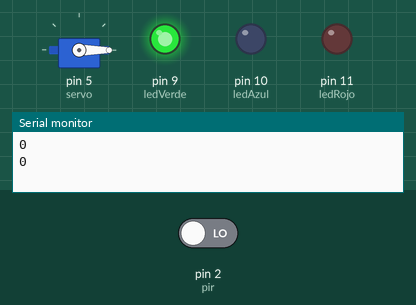
This sketch was run on a simulated Arduino Uno, built with avr-gcc and run on an emulated ATmega328P. Parts: servo, output pins drawn as LEDs (lit = HIGH), the last lines printed to the serial monitor. The test bench sets the inputs (shaded band); at power-on: pin 2 (pir) LOW.

Above: at 12.8 s.
12.9 s: pin 2 (pir) driven HIGH
At 24.5 s:
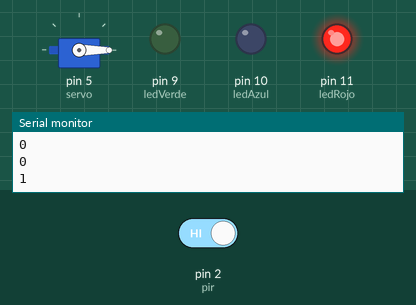
24.8 s: pin 2 (pir) driven LOW
At 27.2 s:
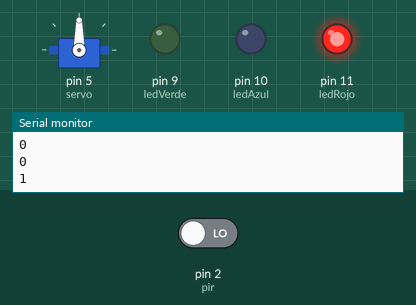
At 33.0 s:
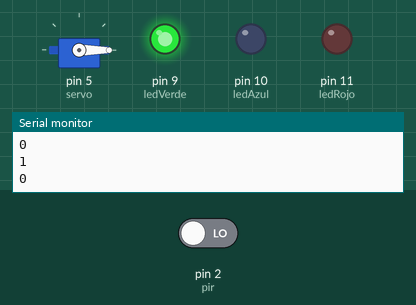
Timing chart, 0 to 34.5 s (numbered marks = the images above; inputs shaded):
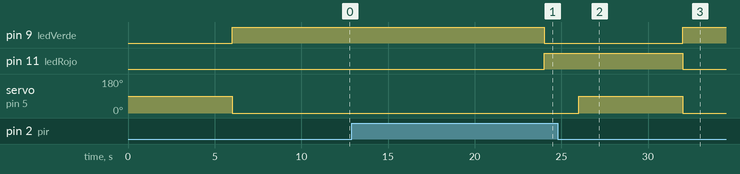

The sketch:

Efimero.ino
```cpp
#include <Servo.h>

int ledRojo = 11;
int ledAzul = 10;
int ledVerde = 9;

int pir = 2;

Servo servo;
int servoPin = 5;

void setup() {
    pinMode(ledRojo, OUTPUT);
    pinMode(ledAzul, OUTPUT);
    pinMode(ledVerde, OUTPUT);
    pinMode(pir, INPUT);
    servo.attach(5);
    Serial.begin(9600);
}

void loop() {
    int pirLectura = digitalRead(pir);
    delay(6000); // El delay es esencial
    Serial.println(pirLectura);
    if (pirLectura == HIGH) {
        color(255, 0, 0);
        girar();
    } else {
        color(0, 255, 0);
        parar();
    }
}

void color(int r, int g, int b) {
    analogWrite(ledRojo, r);
    analogWrite(ledVerde, g);
    analogWrite(ledAzul, b);
}

void girar() {
    delay(1000);
    servo.write(0);
    delay(1000);
    servo.write(90);
}

void parar() {
  servo.write(0);
}
```

Measured:
- after the input at 12.9 s, pin 9 (ledVerde): HIGH → LOW after 11.1 s; pin 11 (ledRojo): LOW → HIGH after 11.1 s
- after the input at 24.8 s, pin 9 (ledVerde): LOW → HIGH after 7.2 s; pin 11 (ledRojo): HIGH → LOW after 7.2 s
